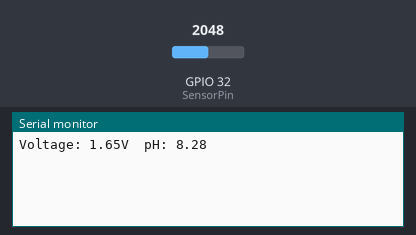
A sketch run on a simulated ESP32. Shown: the last lines printed to the serial monitor. The inputs (shaded band) are chosen by the test bench; at power-on: GPIO 32 (SensorPin) = 2048.

Above: at 1.2 s.
1.3 s: GPIO 32 (SensorPin) set to 2866
At 2.6 s:
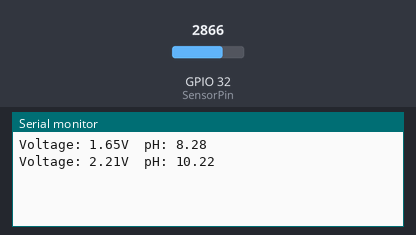
2.8 s: GPIO 32 (SensorPin) set to 3603
At 3.4 s:
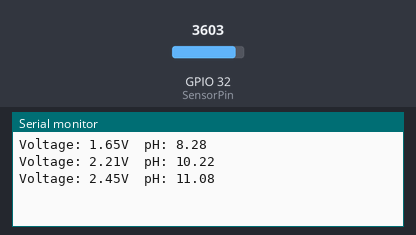
Timing chart, 0 to 5.8 s (numbered marks = the images above; inputs shaded):
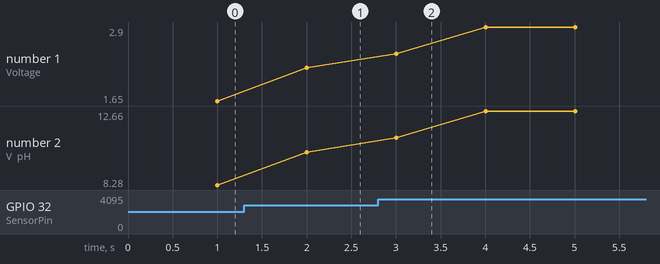

Measured:
- after the input at 1.3 s, the serial monitor: prints a new line after 0.70 s (image 1)
- after the input at 2.8 s, the serial monitor: prints a new line after 0.20 s (image 2)
- plotted number 1: 1.65 → 2.21 after the input at 1.3 s, 2.21 → 2.9 after the input at 2.8 s
- plotted number 2: 8.28 → 10.22 after the input at 1.3 s, 10.22 → 12.66 after the input at 2.8 s

The sketch:

05_pH.ino
```cpp
#define SensorPin         32     //pH meter Analog output to ADC1 CH4
#define Offset            2.50   //deviation compensate
#define samplingInterval  20
#define printInterval     1000
#define ArrayLenth        40     //times of collection

int pHArray[ArrayLenth],pHArrayIndex=0;
static float pHValue,voltage;
static unsigned long samplingTime,printTime;

void setup(void)
{
  Serial.begin(115200);
}

void loop(void)
{
  if(millis()-samplingTime>samplingInterval)
  {
    pHArray[pHArrayIndex++]=analogRead(SensorPin);
    if(pHArrayIndex==ArrayLenth) pHArrayIndex=0;
    voltage=avergearray(pHArray,ArrayLenth)*3.3/4095;
    pHValue=3.5*voltage+Offset;
    samplingTime=millis();
  }

  if(millis()-printTime>printInterval)
  {
    Serial.print("Voltage: ");
    Serial.print(voltage,2);
    Serial.print("V\tpH: ");
    Serial.println(pHValue,2);
    printTime=millis();
  }
}

//calculate average all sample except min and max value.
//So total sample is deduct 2
double avergearray(int* arr,int number)
{
  int i;
  int max,min;
  double avg;
  long amount=0;
  if(number<=0)
  {
    Serial.println("Error number for the array to avraging!/n");
    return 0;
  }
  if(number<5)
  {   //less than 5, calculated directly statistics
    for(i=0;i<number;i++)
    {
      amount+=arr[i];
    }
    avg=amount/number;
    return avg;
  }
  else
  {
    if(arr[0]<arr[1])
    {
      min=arr[0];
      max=arr[1];
    }
    else
    {
      min=arr[1];
      max=arr[0];
    }
    for(i=2;i<number;i++)
    {
      if(arr[i]<min)
      {
        amount+=min;    //arr<min
        min=arr[i];
      }
      else if(arr[i]>max)
      {
        amount+=max;    //arr>max
        max=arr[i];
      }
      else
      {
        amount+=arr[i]; //min<=arr<=max
      }
    }
    avg=(double)amount/(number-2);
  }
  return avg;
}
```
